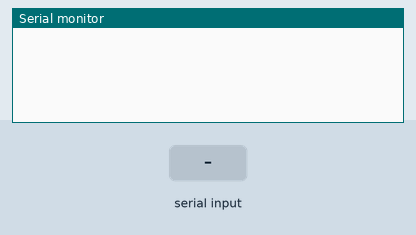
A sketch run on a simulated Arduino Uno, built with avr-gcc and run on an emulated ATmega328P. Shown: the last lines printed to the serial monitor. The inputs (shaded band) are chosen by the test bench.

Above: at 1.2 s.
1.3 s: byte 30 received over Serial
At 2.5 s:
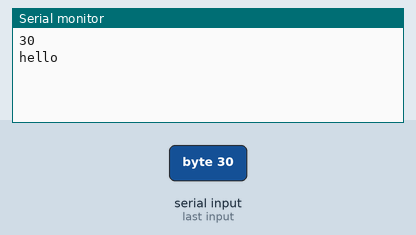
2.8 s: byte 90 received over Serial
At 3.6 s:
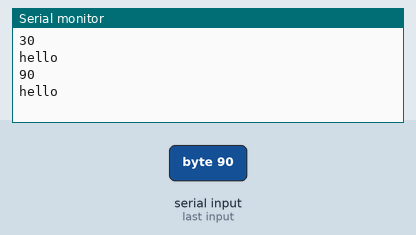
4.3 s: byte 120 received over Serial
At 4.8 s:
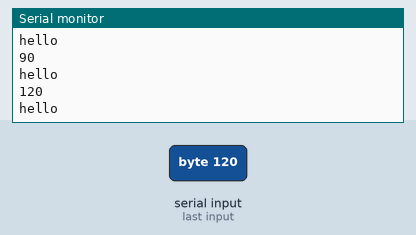

The sketch:

main_bluetooth.ino
```cpp
void setup() {
  //11520bpsでポートを開く
  Serial.begin(115200);

}

void loop() {
  //シリアルポートに到着してるデータのバイト数が0より大きい場合
  if (Serial.available() > 0) {
    int input = Serial.read();
    //受信確認でログ吐かせてみた
    Serial.println(input);
    Serial.println("hello");
  }
}
```

Measured:
- after the input at 1.3 s, the serial monitor: prints a new line at once (image 1)
- after the input at 2.8 s, the serial monitor: prints a new line at once (image 2)
- after the input at 4.3 s, the serial monitor: prints a new line at once (image 3)
